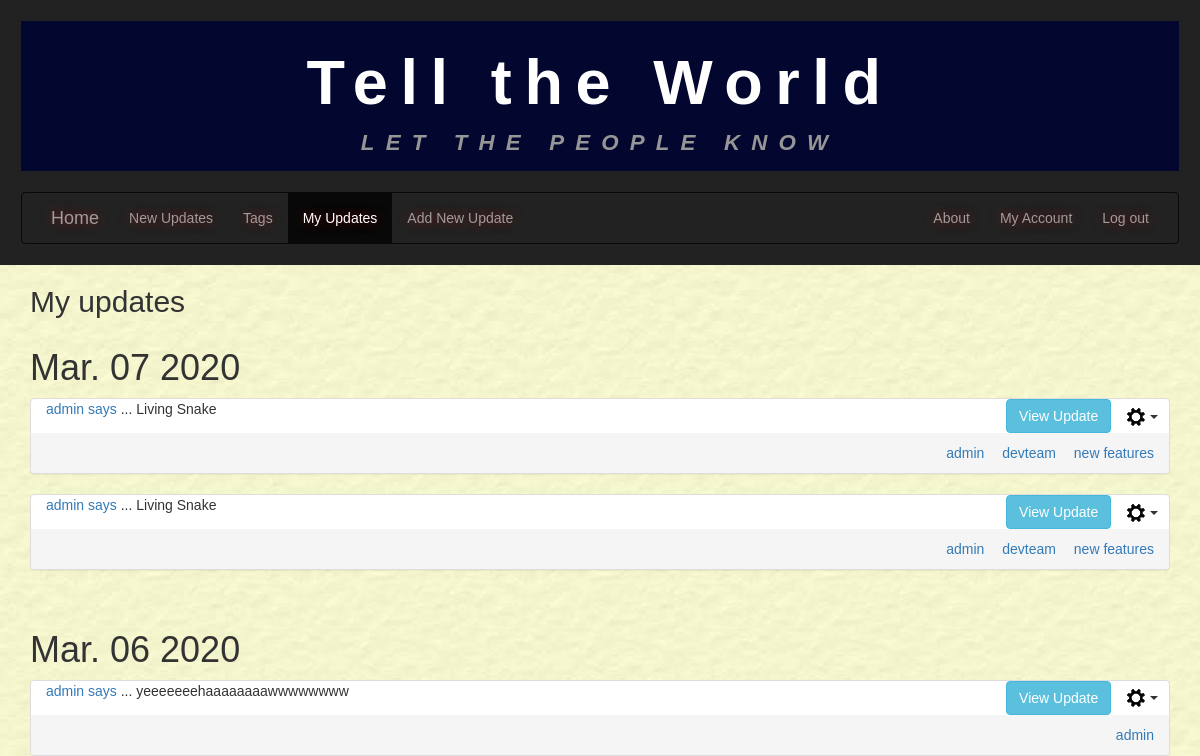
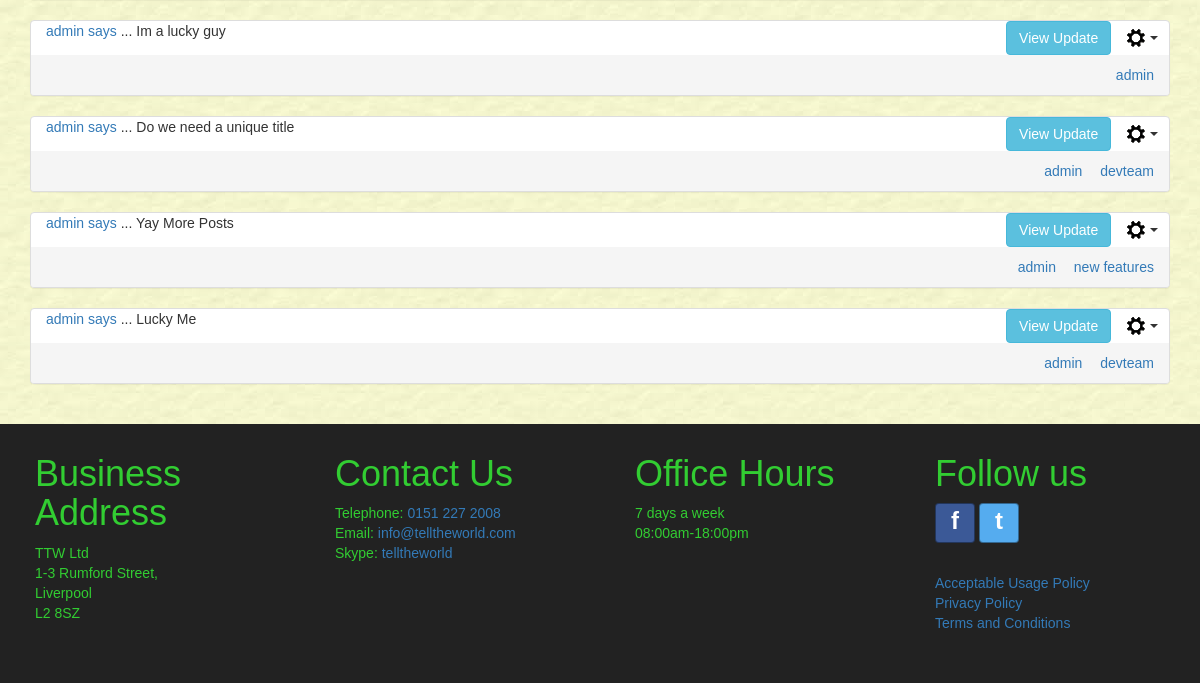
Before: /myupdates/ (signed in) with the older database file (2 pictures, top to bottom).
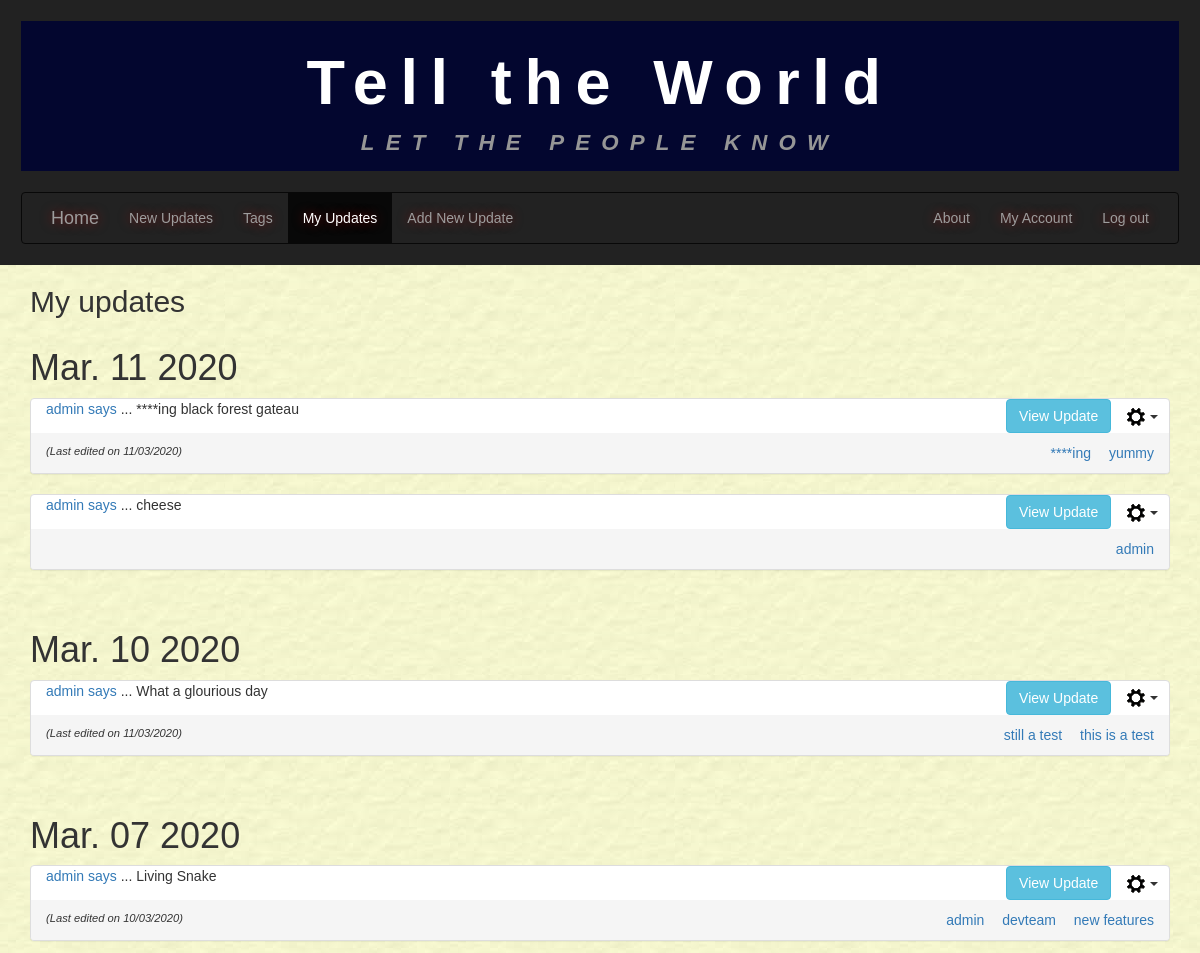
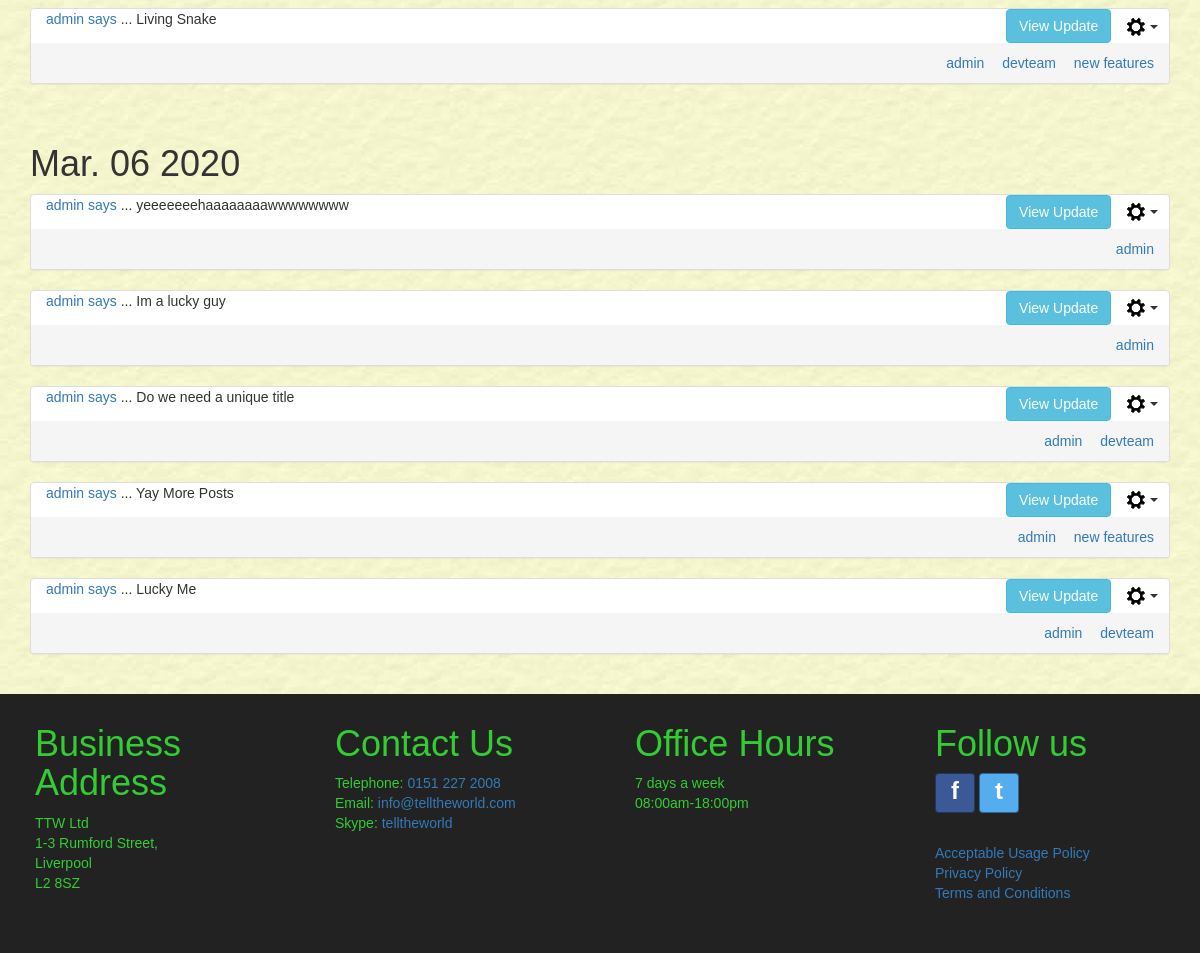
After: the same page with the newer database file (2 pictures, top to bottom).
### tellings/models.py (models this page shows, shortened)
class UserPost(models.Model):
    postID = models.AutoField(primary_key=True, db_column='postID')
    user = models.ForeignKey(settings.AUTH_USER_MODEL, on_delete=models.CASCADE,
                             db_column='user')
    dateOfPost = models.DateTimeField()
    postTitle = models.CharField(max_length=35)
    postText = models.CharField(max_length=255)
    dateOfEdit = models.DateTimeField(null=True, blank=True)
    @property
    def post_tags(self):
        tagmaps = Tagmap.objects.filter(postID=self.postID)
        tagList = sorted([tag.tagID.tagName for tag in tagmaps])
        return tagList
    class Meta:
        verbose_name = "UserPost"
        verbose_name_plural = "UserPosts"

class Tag(models.Model):
    tagID = models.AutoField(primary_key=True, db_column='tagID')
    tagName = models.CharField(max_length=15)
    class Meta:
        ordering = ['tagName']
        verbose_name = "Tag"
        verbose_name_plural = "Tags"

### tellings/views.py (the view)
# urls.py: path('myupdates/', MyUpdatesListView.as_view(), name='myupdates'),
class MyUpdatesListView(LoginRequiredMixin, generic.ListView):
    model = UserPost
    template_name = "tellings/myupdates_list.html"
    paginate_by = 10
    http_method_names = ['get']
    def get_queryset(self):
        user_id = self.request.user.id
        tagName_val = False
        qs = super().get_queryset()
        if 'tagName' in self.request.GET:
            tagName_val = self.request.GET.get('tagName')
            if not Tag.objects.filter(tagName=tagName_val).exists():
                return qs.filter(user=user_id).order_by('-dateOfPost')
        if tagName_val:
            tagID = Tag.objects.get(tagName=tagName_val).tagID
            tagmaps = Tagmap.objects.filter(tagID=tagID)
            postList = [tm.postID.postID for tm in tagmaps]
            qs = qs.filter(postID__in=postList, user=user_id).order_by('-dateOfPost')
        else:
            qs = qs.filter(user=user_id).order_by('-dateOfPost')
        return qs
    def get_context_data(self, **kwargs):
        context = super(MyUpdatesListView, self).get_context_data(**kwargs)
        current_username = user_id = self.request.user.username
        if 'tagName' in self.request.GET:
            context['tagName'] = self.request.GET.get('tagName')
        context['current_username'] = current_username
        return context

### tellings/templates/tellings/myupdates_list.html (shortened to what this page needs)
{% extends 'tellings/base.html' %}
{% block content %}
  <div class="container-fluid main-content">
    <div class="container currentUserUpdates" id="userUpdates">
        <h2>My updates</h2>
        {% if userpost_list %}
        {% load static %}
        {% regroup userpost_list by dateOfPost|date:"M. d Y" as ordered_post_list %}
        {% for mypost in ordered_post_list %}
        <div class="row">
          <h1>{{ mypost.grouper }}</h1>
          <div class="panel-group">
            {% for item in mypost.list %}
              <div class="panel panel-default" id="panel_post_{{ item.postID }}">
                <div class="panel-header">
                  <div class="col-sm-8 panel-postTitle">
                    <p><a href="{% url 'tellings:myupdates' %}" name="{{ item.user }}">
                       {{ item.user }} says</a> ... <span id="postTitle_{{ item.postID }}">{{ item.postTitle }}</span></p>
                  </div>
                  <div class="col-sm-4 align-panel-text-right">
                    <button class="btn btn-info collapse_btn" data-toggle="collapse" data-target="#collapse{{ item.postID }}">View Update</button>
                    {% if current_username %}
                      {% if item.user.username == current_username %}
                        <div class="btn-group">
                            <button type="button" class="btn dropdown-toggle post-cog-btn" data-toggle="dropdown" aria-haspopup="true" aria-expanded="false">
                              <img src="{% static 'tellings/imgs/settings_cog.png' %}" alt="">
                              <span class = "caret"></span>
                            </button>
                        </div>
                      {% endif %}
                    {% endif %}
                  </div>
                </div>
                <div class="panel-footer align_between">
                  <span class="align-panel-footer-text-left last-edited-text">
                    {% if item.dateOfEdit %}
                    (Last edited on {{ item.dateOfEdit|date:"d/m/Y" }})
                    {% else %}
                      &nbsp;
                    {% endif %}
                  </span>
                  <span class="align-panel-footer-text-right">
                  {% for tag in item.post_tags %}
                    <a class="tagLink" href="{% url 'tellings:myupdates' %}?tagName={{ tag }}" name="{{ tag }}">{{ tag }}</a>
                  {% endfor %}
                  </span>
                </div>
              </div>
              <br />
            {% endfor %}
          </div>
        </div>
        {% endfor %}
        {% else %}
        <div class="row white-inner-container">
          <br />
          <p>No results found.</p>
        </div>
        {% endif %}
    </div>
  </div>
{% endblock %}

Changed rows visible on the page:
added UserPost: user "admin", postTitle "****ing black forest gateau", dateOfEdit "11/03/2020", shown under "Mar. 11 2020"
added Tag: post_tags "****ing"
added Tag: post_tags "yummy"
added UserPost: user "admin", postTitle "cheese", post_tags "admin", shown under "Mar. 11 2020"
added UserPost: user "admin", postTitle "What a glourious day", dateOfEdit "11/03/2020", shown under "Mar. 10 2020"
added Tag: post_tags "still a test"
now on this page (row unchanged): Tag: post_tags "this is a test"
Other visible differences:
new list line: "Mar. 11 2020"
new list line: "Mar. 10 2020"
new list line: "(Last edited on 10/03/2020 )"
